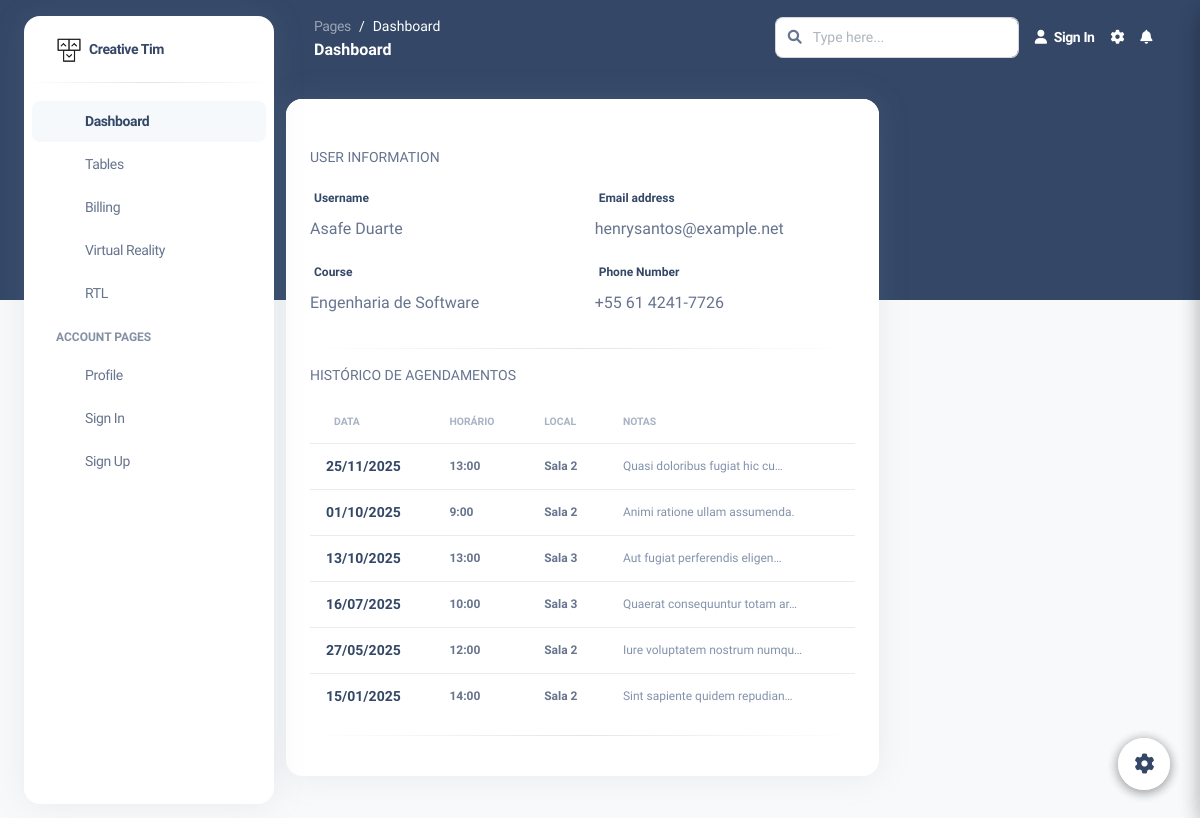
The app's page /student/profile/224/details/ with its own data.
### schedule/models.py (models this page shows, shortened)
class Student(models.Model):
    user = models.OneToOneField(User, on_delete=models.CASCADE)
    enrollment_number = models.CharField(max_length=20, unique=True)
    parent = models.CharField(max_length=150, null=True, blank=True)
    course = models.CharField(max_length=150, null=True, blank=True)

class User(models.Model):
    name = models.CharField(max_length=150, unique=True)
    birth_date = models.DateField()
    email = models.EmailField(unique=True)
    gender = models.CharField(max_length=10)
    birth_place = models.CharField(max_length=100)
    phone = models.CharField(max_length=15)
    password = models.CharField(max_length=128)

class Session(models.Model):
    date = models.DateField()
    time = models.CharField(null=True, blank=True)
    place = models.CharField(max_length=150, null=True, blank=True)
    notes = models.TextField(null=True, blank=True)
    students = models.ManyToManyField(Student, through='SessionAttendance', related_name="sessions")

### schedule/views.py (the view)
# urls.py: path('student/profile/<int:pk>/details/', views.profile_view, name='profile_view'),
def profile_view(request, pk):
    students = get_object_or_404(Student, pk=pk)
    return render(request, 'students/profile.html', {'student': students})

### templates/students/profile.html (shortened to what this page needs)
{% extends '_base.html' %} {% load static %} {% block content %}
    <div class="container-fluid py-4">
      <div class="row">
        <div class="col-md-8">
          <div class="card">
            <div class="card-header pb-0">
            </div>
            <div class="card-body">
              <p class="text-uppercase text-sm">User Information</p>
              <div class="row">
                <div class="col-md-6">
                  <div class="form-group">
                    <label for="example-text-input" class="form-control-label">Username</label>
                    <p>{{ student.user.name }}</p>
                  </div>
                </div>
                <div class="col-md-6">
                  <div class="form-group">
                    <label for="example-text-input" class="form-control-label">Email address</label>
                    <p>{{ student.user.email }}</p>
                  </div>
                </div>
                <div class="col-md-6">
                  <div class="form-group">
                    <label for="example-text-input" class="form-control-label">Course</label>
                    <p>{{ student.course }}</p>
                  </div>
                </div>
                <div class="col-md-6">
                  <div class="form-group">
                    <label for="example-text-input" class="form-control-label">Phone Number</label>
                    <p>{{ student.user.phone }}</p>
                  </div>
                </div>
              </div>
              <hr class="horizontal dark">
              <p class="text-uppercase text-sm">Histórico de Agendamentos</p>
              <div class="row">
                <div class="col-12">
                  <div class="table-responsive">
                    <table class="table align-items-center mb-0">
                      <thead>
                        <tr>
                          <th class="text-uppercase text-secondary text-xxs font-weight-bolder opacity-7">Data</th>
                          <th class="text-uppercase text-secondary text-xxs font-weight-bolder opacity-7 ps-2">Horário</th>
                          <th class="text-uppercase text-secondary text-xxs font-weight-bolder opacity-7 ps-2">Local</th>
                          <th class="text-uppercase text-secondary text-xxs font-weight-bolder opacity-7 ps-2">Notas</th>
                        </tr>
                      </thead>
                      <tbody>
                        {% for session in student.sessions.all %}
                        <tr>
                          <td>
                            <div class="d-flex px-2 py-1">
                              <div class="d-flex flex-column justify-content-center">
                                <h6 class="mb-0 text-sm">{{ session.date|date:"d/m/Y" }}</h6>
                              </div>
                            </div>
                          </td>
                          <td>
                            <p class="text-xs font-weight-bold mb-0">{{ session.time }}</p>
                          </td>
                          <td>
                            <p class="text-xs font-weight-bold mb-0">{{ session.place }}</p>
                          </td>
                          <td>
                            <p class="text-xs text-secondary mb-0">{{ session.notes|default:"-"|truncatechars:30 }}</p>
                          </td>
                        </tr>
                        {% empty %}
                        <tr>
                          <td colspan="4" class="text-center py-4">
                            <span class="text-sm font-weight-bold text-secondary">Nenhum agendamento encontrado.</span>
                          </td>
                        </tr>
                        {% endfor %}
                      </tbody>
                    </table>
                  </div>
                </div>
              </div>
              <hr class="horizontal dark">
            </div>
          </div>
        </div>
      </div>
    </div>
  <div class="fixed-plugin">
    <a class="fixed-plugin-button text-dark position-fixed px-3 py-2">
    </a>
  </div>
  <div class="fixed-plugin">
    <a class="fixed-plugin-button text-dark position-fixed px-3 py-2">
    </a>
  </div>
</body>
</html>
{% endblock content %}

### templates/_base.html (shortened to what this page needs)
{% load static %}
<!DOCTYPE html>
<html lang="en">
  <head>
    <link
      href="https://demos.creative-tim.com/argon-dashboard-pro/assets/css/nucleo-icons.css"
      rel="stylesheet"
    />
    <link
      href="https://demos.creative-tim.com/argon-dashboard-pro/assets/css/nucleo-svg.css"
      rel="stylesheet"
    />
    <link
      id="pagestyle"
      href="{% static 'assets/css/argon-dashboard.css' %}"
      rel="stylesheet"
    />
    <link href="https://cdnjs.cloudflare.com/ajax/libs/font-awesome/6.0.0/css/all.min.css" rel="stylesheet" />
  </head>
  <body class="g-sidenav-show bg-gray-100">
    {% include 'partials/_sidebar.html' %}
    <main class="main-content position-relative border-radius-lg">
      {% include 'partials/_navbar.html' %}
      {% block content %}
      {% endblock content %}
      {% include 'partials/_footer.html' %}
      <div class="fixed-plugin">
        <a class="fixed-plugin-button text-dark position-fixed px-3 py-2">
          <i class="fa fa-cog py-2"> </i>
        </a>
      </div>
  </body>
</html>

### templates/partials/_sidebar.html (shortened to what this page needs)
{% load static %}
<aside
  class="sidenav bg-white navbar navbar-vertical navbar-expand-xs border-0 border-radius-xl my-3 fixed-start ms-4"
  id="sidenav-main"
>
  <div class="sidenav-header">
    <a
      class="navbar-brand m-0"
      href=" https://demos.creative-tim.com/argon-dashboard/pages/dashboard.html "
      target="_blank"
    >
      <img
        src="{% static 'assets/img/logo-ct-dark.png' %}"
        width="26px"
        height="26px"
        class="navbar-brand-img h-100"
        alt="main_logo"
      />
      <span class="ms-1 font-weight-bold">Creative Tim</span>
    </a>
  </div>
  <hr class="horizontal dark mt-0" />
  <div class="collapse navbar-collapse w-auto" id="sidenav-collapse-main">
    <ul class="navbar-nav">
      <li class="nav-item">
        <a class="nav-link active" href="../pages/dashboard.html">
          <div
            class="icon icon-shape icon-sm border-radius-md text-center me-2 d-flex align-items-center justify-content-center"
          >
          </div>
          <span class="nav-link-text ms-1">Dashboard</span>
        </a>
      </li>
      <li class="nav-item">
        <a class="nav-link" href="../pages/tables.html">
          <div
            class="icon icon-shape icon-sm border-radius-md text-center me-2 d-flex align-items-center justify-content-center"
          >
          </div>
          <span class="nav-link-text ms-1">Tables</span>
        </a>
      </li>
      <li class="nav-item">
        <a class="nav-link" href="../pages/billing.html">
          <div
            class="icon icon-shape icon-sm border-radius-md text-center me-2 d-flex align-items-center justify-content-center"
          >
          </div>
          <span class="nav-link-text ms-1">Billing</span>
        </a>
      </li>
      <li class="nav-item">
        <a class="nav-link" href="../pages/virtual-reality.html">
          <div
            class="icon icon-shape icon-sm border-radius-md text-center me-2 d-flex align-items-center justify-content-center"
          >
          </div>
          <span class="nav-link-text ms-1">Virtual Reality</span>
        </a>
      </li>
      <li class="nav-item">
        <a class="nav-link" href="../pages/rtl.html">
          <div
            class="icon icon-shape icon-sm border-radius-md text-center me-2 d-flex align-items-center justify-content-center"
          >
          </div>
          <span class="nav-link-text ms-1">RTL</span>
        </a>
      </li>
      <li class="nav-item mt-3">
        <h6
          class="ps-4 ms-2 text-uppercase text-xs font-weight-bolder opacity-6"
        >
          Account pages
        </h6>
      </li>
      <li class="nav-item">
        <a class="nav-link" href="../pages/profile.html">
          <div
            class="icon icon-shape icon-sm border-radius-md text-center me-2 d-flex align-items-center justify-content-center"
          >
          </div>
          <span class="nav-link-text ms-1">Profile</span>
        </a>
      </li>
      <li class="nav-item">
        <a class="nav-link" href="../pages/sign-in.html">
          <div
            class="icon icon-shape icon-sm border-radius-md text-center me-2 d-flex align-items-center justify-content-center"
          >
          </div>
          <span class="nav-link-text ms-1">Sign In</span>
        </a>
      </li>
      <li class="nav-item">
        <a class="nav-link" href="../pages/sign-up.html">
          <div
            class="icon icon-shape icon-sm border-radius-md text-center me-2 d-flex align-items-center justify-content-center"
          >
          </div>
          <span class="nav-link-text ms-1">Sign Up</span>
        </a>
      </li>
    </ul>
  </div>
</aside>

### templates/partials/_navbar.html (shortened to what this page needs)
<nav
  class="navbar navbar-main navbar-expand-lg px-0 mx-4 shadow-none border-radius-xl"
  id="navbarBlur"
  data-scroll="false"
>
  <div class="container-fluid py-1 px-3">
    <nav aria-label="breadcrumb">
      <ol class="breadcrumb bg-transparent mb-0 pb-0 pt-1 px-0 me-sm-6 me-5">
        <li class="breadcrumb-item text-sm">
          <a class="opacity-5 text-white" href="javascript:;">Pages</a>
        </li>
        <li
          class="breadcrumb-item text-sm text-white active"
          aria-current="page"
        >
          Dashboard
        </li>
      </ol>
      <h6 class="font-weight-bolder text-white mb-0">Dashboard</h6>
    </nav>
    <div
      class="collapse navbar-collapse mt-sm-0 mt-2 me-md-0 me-sm-4"
      id="navbar"
    >
      <div class="ms-md-auto pe-md-3 d-flex align-items-center">
        <div class="input-group">
          <span class="input-group-text text-body"
            ><i class="fas fa-search" aria-hidden="true"></i
          ></span>
          <input type="text" class="form-control" placeholder="Type here..." />
        </div>
      </div>
      <ul class="navbar-nav justify-content-end">
        <li class="nav-item d-flex align-items-center">
          <a
            href="javascript:;"
            class="nav-link text-white font-weight-bold px-0"
          >
            <i class="fa fa-user me-sm-1"></i>
            <span class="d-sm-inline d-none">Sign In</span>
          </a>
        </li>
        <li class="nav-item px-3 d-flex align-items-center">
          <a href="javascript:;" class="nav-link text-white p-0">
            <i class="fa fa-cog fixed-plugin-button-nav cursor-pointer"></i>
          </a>
        </li>
        <li class="nav-item dropdown pe-2 d-flex align-items-center">
          <a
            href="javascript:;"
            class="nav-link text-white p-0"
            id="dropdownMenuButton"
            data-bs-toggle="dropdown"
            aria-expanded="false"
          >
            <i class="fa fa-bell cursor-pointer"></i>
          </a>
        </li>
      </ul>
    </div>
  </div>
</nav>

### templates/partials/_footer.html (shortened to what this page needs)
<footer class="footer pt-3">
</footer>

### records on screen
Student: user.name "Asafe Duarte", user.email "henrysantos@example.net", course "Engenharia de Software", user.phone "+55 61 4241-7726"
Session: date "25/11/2025", time "13:00", place "Sala 2", notes "Quasi doloribus fugiat hic cu…"
Session: date "01/10/2025", time "9:00", place "Sala 2", notes "Animi ratione ullam assumenda."
Session: date "13/10/2025", time "13:00", place "Sala 3", notes "Aut fugiat perferendis eligen…"
Session: date "16/07/2025", time "10:00", place "Sala 3", notes "Quaerat consequuntur totam ar…"
Session: date "27/05/2025", time "12:00", place "Sala 2", notes "Iure voluptatem nostrum numqu…"
Session: date "15/01/2025", time "14:00", place "Sala 2", notes "Sint sapiente quidem repudian…"
